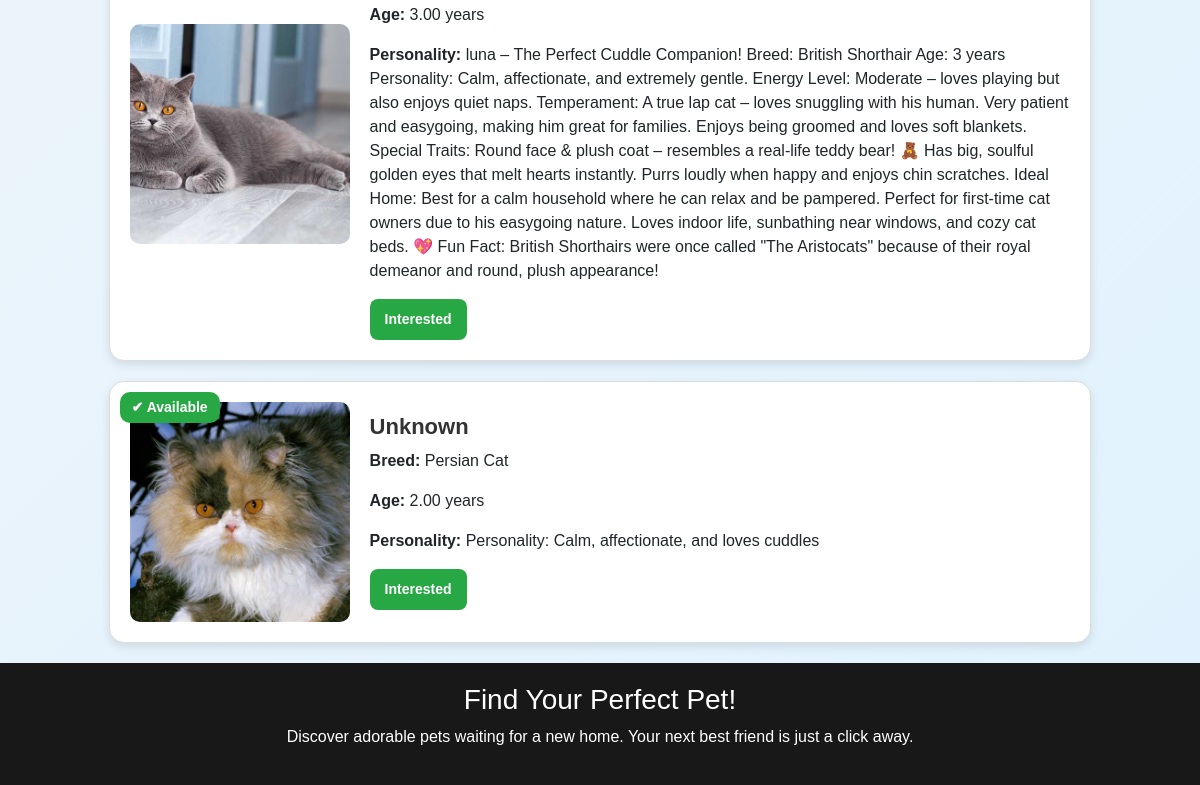
/pets/ (signed in, lower part), run on an earlier commit of the app's database.
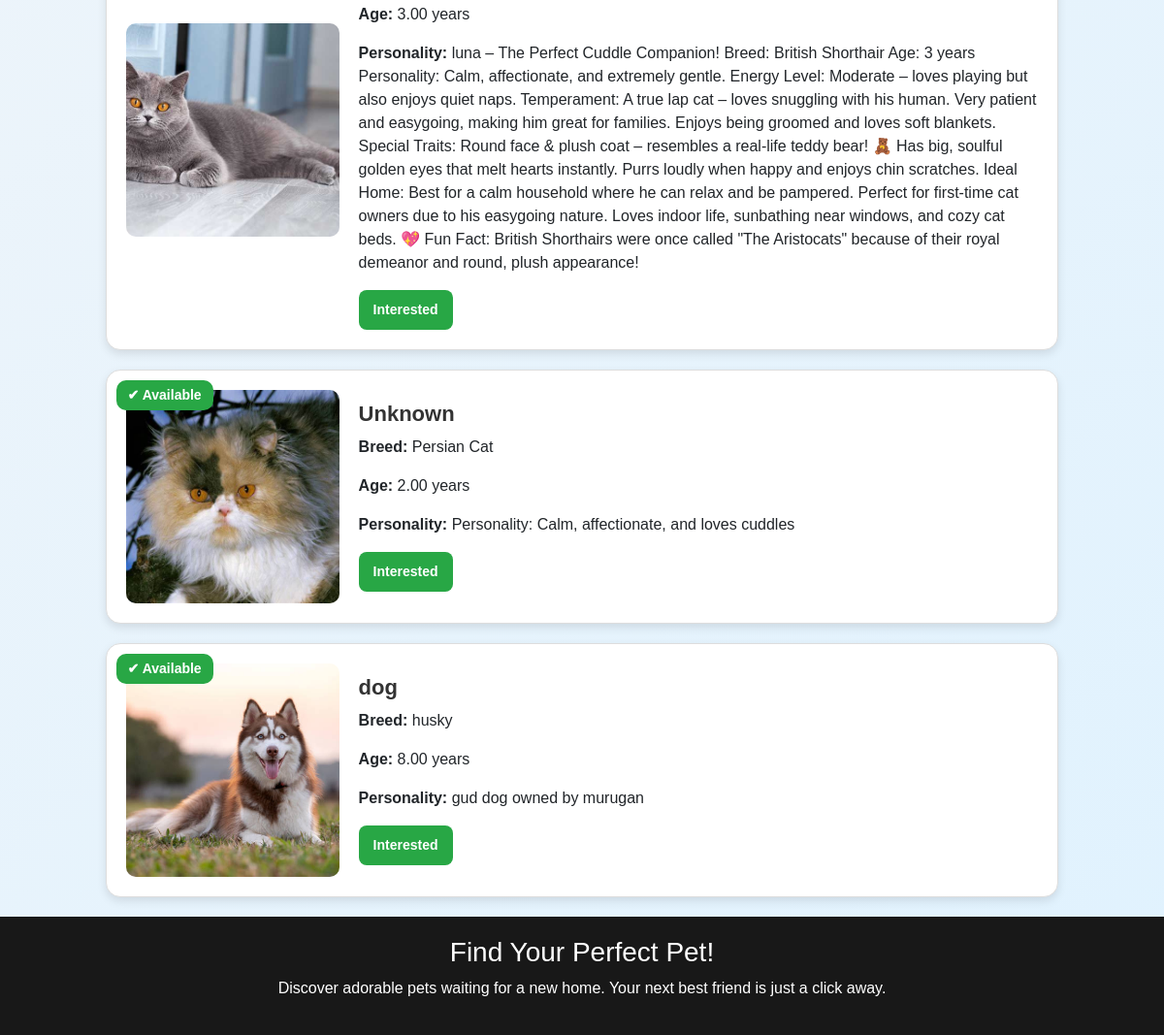
And on a later commit of the database.
### new_pets/models.py (models this page shows, shortened)
class Pet(models.Model):
    animal = models.CharField(max_length=50)  # ✅ Changed from "name" to "animal"
    breed = models.CharField(max_length=100)
    age = models.DecimalField(max_digits=4, decimal_places=2)  # ✅ Allows decimal ages
    image = models.ImageField(upload_to='pet_images/', null=True, blank=True)  # ✅ Allows optional image
    description = models.TextField()
    adoption_status = models.CharField(
        max_length=20, choices=[('Available', 'Available'), ('Adopted', 'Adopted')], default='Available'
    )
    seller = models.ForeignKey(SellerProfile, on_delete=models.CASCADE, null=True, blank=True, related_name="pets")  # ✅ Links to SellerProfile
    interested_buyers = models.ManyToManyField(CustomUser, blank=True, related_name="interested_pets")  # ✅ Track interested buyers

### new_pets/views.py (the view)
# urls.py: path('pets/', pet_list, name='pet_list'),  # Pet listing page
def pet_list(request):
    pets = Pet.objects.select_related("seller", "seller__user")
    buyer_profile = None
    if request.user.is_authenticated and request.user.role == "buyer":
        try:
            buyer_profile = BuyerProfile.objects.get(user=request.user)
        except BuyerProfile.DoesNotExist:
            buyer_profile = None
    for pet in pets:
        pet.seller_address = pet.seller.store_location if pet.seller and pet.seller.store_location else "Address not provided"
    return render(request, "new_pets/pet_list.html", {"pets": pets, "buyer_profile": buyer_profile})

### new_pets/templates/new_pets/pet_list.html (shortened to what this page needs)
{% extends 'new_pets/base.html' %}
{% block content %}
<link rel="stylesheet" href="https://cdn.jsdelivr.net/npm/bootstrap@5.3.0/dist/css/bootstrap.min.css">
<div class="container">
    <div class="pet-container" id="petGrid">
        {% for pet in pets %}
        <div class="pet-box" data-name="{{ pet.name|lower }}" data-breed="{{ pet.breed|lower }}" data-status="{{ pet.adoption_status|lower }}">
            <span class="status-badge {% if pet.adoption_status == 'Available' %}available{% else %}adopted{% endif %}">
                {% if pet.adoption_status == "Available" %}✔ Available{% else %}❌ Adopted{% endif %}
            </span>
            <img src="{{ pet.image.url }}" class="pet-image" alt="{{ pet.animal }}">
            <div class="pet-details">
                <h3>{{ pet.animal }}</h3>
                <p><strong>Breed:</strong> {{ pet.breed }}</p>
                <p><strong>Age:</strong> {{ pet.age }} years</p>
                <p><strong>Personality:</strong> {{ pet.description }}</p>
                <div class="btn-container">
                    {% if user.is_authenticated %}
                        <form method="POST" action="{% url 'express_interest' pet.id %}" onsubmit="return showSellerDetails('{{ pet.id }}')">
                            <button type="submit" class="btn btn-success">Interested</button>
                        </form>
                    {% else %}
                        <button class="btn btn-warning" onclick="window.location.href='{% url 'login' %}'">Interested? Login First</button>
                    {% endif %}
                </div>
            </div>
        </div>
        {% empty %}
        <p class="empty-state">No pets available at the moment. Check back soon!</p>
        {% endfor %}
    </div>
</div>
{% endblock %}

### new_pets/templates/new_pets/base.html (shortened to what this page needs)
{% load static %}
<!DOCTYPE html>
<html lang="en">
<head>
    <link href="https://cdn.jsdelivr.net/npm/bootstrap@5.3.0/dist/css/bootstrap.min.css" rel="stylesheet">
    <link rel="stylesheet" href="{% static 'new_pets/style.css' %}">
</head>
<body>
    <div class="container">
        {% block content %}{% endblock %}
    </div>
    <footer>
        <h3>Find Your Perfect Pet!</h3>
        <p>Discover adorable pets waiting for a new home. Your next best friend is just a click away.</p>
    </footer>
</body>
</html>

### new_pets/static/new_pets/style.css (style rules this page uses)
body { background: url('https://source.unsplash.com/1600x900/?night,sky') no-repeat center center fixed; background-size: cover; font-family: Arial, sans-serif; color: white; margin: 0; padding-top: 80px; }

### new_pets/templates/new_pets/base.html (style rules this page uses)
footer { background: #181818; color: white; text-align: center; padding: 20px; margin-top: 20px; }

### new_pets/templates/new_pets/pet_list.html (style rules this page uses)
body { background: linear-gradient(135deg, #f1f5f9, #e0f2fe); font-family: 'Poppins', sans-serif; }
.pet-container { display: flex; flex-direction: column; align-items: center; gap: 20px; width: 90%; max-width: 1000px; margin: auto; }
.pet-box { display: flex; align-items: center; width: 100%; border: 1px solid #ddd; border-radius: 15px; padding: 20px; background: #ffffff; box-shadow: 0px 4px 10px rgba(0, 0, 0, 0.1); transition: transform 0.3s ease-in-out; position: relative; }
.pet-image { width: 220px; height: 220px; object-fit: cover; border-radius: 10px; margin-right: 20px; }
.pet-details { flex-grow: 1; }
.pet-details h3 { color: #333; font-size: 22px; font-weight: bold; }
.status-badge { position: absolute; top: 10px; left: 10px; padding: 5px 12px; border-radius: 10px; font-size: 14px; color: white; font-weight: bold; }
.available { background-color: #28a745; }
.btn-container { display: flex; gap: 10px; }
.btn-primary, .btn-success, .btn-warning { border-radius: 8px; font-size: 14px; font-weight: bold; transition: 0.3s; padding: 10px 15px; }
.btn-success { background: #28a745; border: none; }

What changed in the data, as far as the page shows it:
added Pet: adoption_status "✔ Available", image (picture), animal "dog", breed "husky", age "8.00", description "gud dog owned by murugan"
